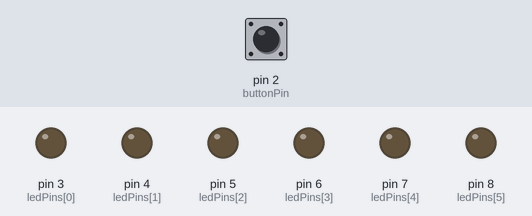
The sketch below on a simulated Arduino Uno, built with avr-gcc and run on an emulated ATmega328P. Shown: output pins drawn as LEDs (lit = HIGH). Dashed ring = blinking. The inputs (shaded band) are chosen by the test bench; at power-on: pin 2 (buttonPin) HIGH.

Above: at 1.2 s.
1.3 s: pin 2 (buttonPin) pulled LOW for 0.15 s
At 1.84 s:
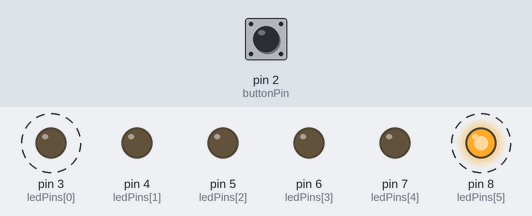
4.3 s: pin 2 (buttonPin) pulled LOW for 1 s
At 4.3 s:
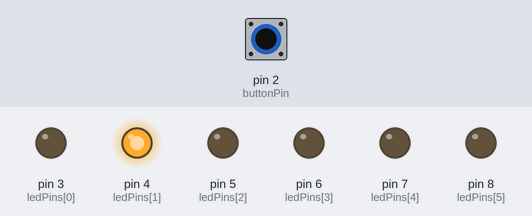
6.8 s: pin 2 (buttonPin) pulled LOW for 3.2 s
At 7.2 s:
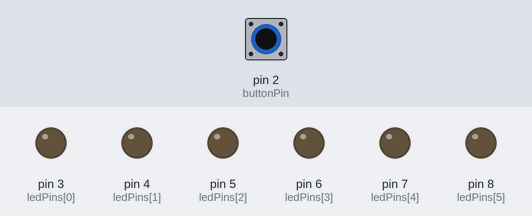
Timing chart, 0 to 9.8 s (numbered marks = the images above; inputs shaded):
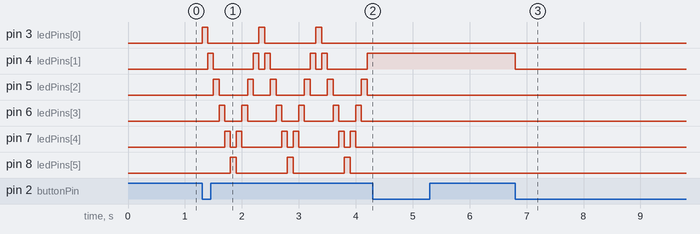

Measured:
- after the input at 1.3 s, pin 3 (ledPins[0]): alternates HIGH for 0.10 s and LOW for 0.90 s, starting at once; pin 4 (ledPins[1]): LOW → HIGH after 0.10 s, then repeats every 1.0 s: LOW 0.70 s, HIGH 0.10 s, LOW 0.10 s, HIGH 0.10 s
- after the input at 4.3 s, pin 3 (ledPins[0]), pin 5 (ledPins[2]), pin 6 (ledPins[3]), pin 7 (ledPins[4]), pin 8 (ledPins[5]): stops changing and stays LOW; pin 4 (ledPins[1]): stops changing and stays HIGH
- after the input at 6.8 s, pin 4 (ledPins[1]): HIGH → LOW at once

The sketch:

sketch.ino
```cpp
#include "Task5_KnightRider.h"

void setup() {
  initLEDs();
  initButton();
}

void loop() {
  runKnightRider();
}
```

Task5_KnightRider.cpp
```cpp
#include "Task5_KnightRider.h"

const uint8_t ledPins[LED_COUNT] = {3, 4, 5, 6, 7, 8};
const uint8_t buttonPin = 2;

// Variables
volatile uint8_t state = 0;
int ledIndex = 0;
int direction = 1;
unsigned long lastUpdate = 0;
const unsigned long interval = 100;

void buttonISR() {
  static unsigned long lastPress = 0;
  unsigned long now = millis();

  if (now - lastPress > 200) {
    state++;
    if (state > 3) state = 1;
    lastPress = now;
  }
}

void initLEDs() {
  for (uint8_t i = 0; i < LED_COUNT; i++) {
    pinMode(ledPins[i], OUTPUT);
    digitalWrite(ledPins[i], LOW);
  }
}

void initButton() {
  pinMode(buttonPin, INPUT_PULLUP);
  attachInterrupt(digitalPinToInterrupt(buttonPin), buttonISR, FALLING);
}

void runKnightRider() {
  unsigned long now = millis();

  if (state == 1 && (now - lastUpdate >= interval)) {
    lastUpdate = now;

    for (uint8_t i = 0; i < LED_COUNT; i++) {
      digitalWrite(ledPins[i], LOW);
    }

    digitalWrite(ledPins[ledIndex], HIGH);

    ledIndex += direction;
    if (ledIndex == LED_COUNT - 1 || ledIndex == 0) {
      direction = -direction;  // bounce
    }
  }
  else if (state == 3) {

    for (uint8_t i = 0; i < LED_COUNT; i++) {
      digitalWrite(ledPins[i], LOW);
    }
    ledIndex = 0;
    direction = 1;
    state = 0;
  }
}
```

Task5_KnightRider.h
```cpp
#ifndef TASK5_KNIGHTRIDER_H
#define TASK5_KNIGHTRIDER_H

#include <Arduino.h>

#define LED_COUNT 6
extern const uint8_t ledPins[LED_COUNT];
extern const uint8_t buttonPin;

void initLEDs();
void initButton();
void runKnightRider();

#endif
```
